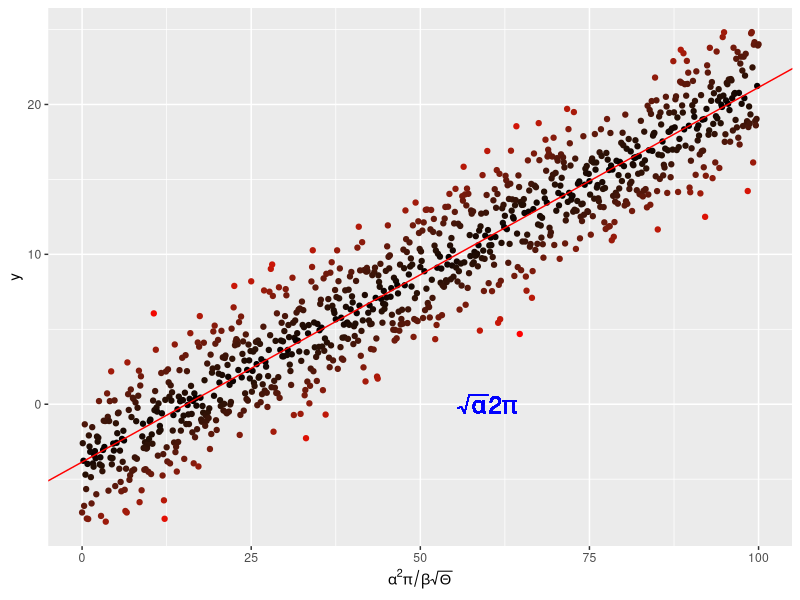

Recreate this plot in R.
#!/usr/bin/env R

#Annotating in plots with ggplot2

library(ggplot2)

x <- seq(0, 100, by = 0.1)
y <- -4. + 0.25 * x +
  rnorm(length(x), mean = 0., sd = 2.5)

# and put them in a dataframe
my_data <- data.frame(x = x, y = y)

# perform a linear regression
my_lm <- summary(lm(y ~ x, data = my_data))

# plot the data
p <-  ggplot(my_data, aes(x = x, y = y,
                          colour = abs(my_lm$residual))
             ) +
  geom_point() +
  scale_colour_gradient(low = "black", high = "red") +
  theme(legend.position = "none") +
  scale_x_continuous(
    expression(alpha^2 * pi / beta * sqrt(Theta)))

# add the regression line
p <- p + geom_abline(
  intercept = my_lm$coefficients[1][1],
  slope = my_lm$coefficients[2][1],
  colour = "red")
# throw some math on the plot
p <- p + geom_text(aes(x = 60, y = 0,
                       label = "sqrt(alpha) * 2* pi"), 
                       parse = TRUE, size = 6, 
                       colour = "blue")

pdf("../Results/MyLinReg.pdf")
print(p)
graphics.off()
